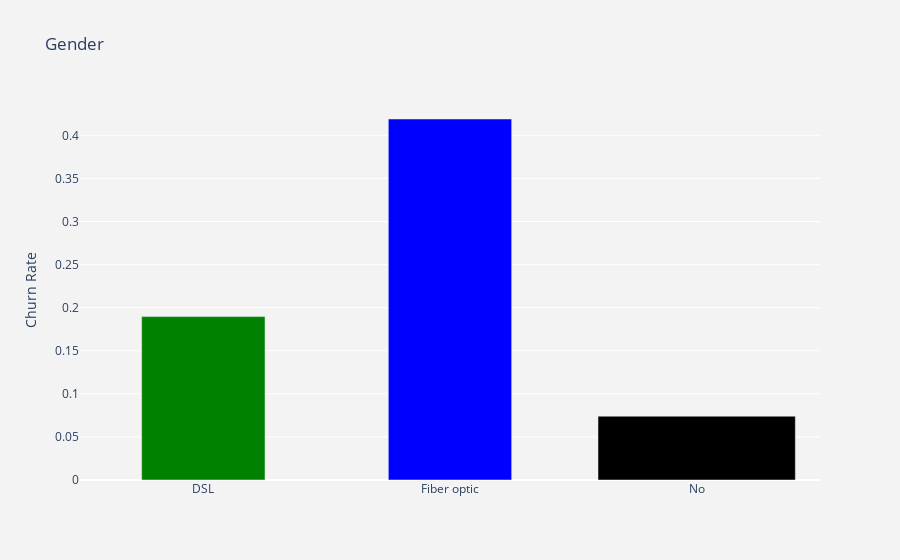

This figure's notebook cell:
### Markdown cell above
This chart reveals customers who have Fiber optic as Internet Service are more likely to churn. I normally expect Fiber optic customers to churn less due to they use a more premium service. But this can happen due to high prices, competition, customer service, and many other reasons.

### Code cell
df_plot = df_data.groupby('InternetService').Churn.mean().reset_index()
plot_data = [
    go.Bar(
        x=df_plot['InternetService'],
        y=df_plot['Churn'],
        width = [0.5, 0.5],
        marker=dict(
        color=['green', 'blue'])
    )
]
plot_layout = go.Layout(
        xaxis={"type": "category"},
        yaxis={"title": "Churn Rate"},
        title='Gender',
        plot_bgcolor  = 'rgb(243,243,243)',
        paper_bgcolor  = 'rgb(243,243,243)',
    )
fig = go.Figure(data=plot_data, layout=plot_layout)
pyoff.iplot(fig)

### Figure 1 — Plotly figure (JSON) as saved in the notebook; plotly's stock layout.template omitted (floating-point values rounded to 4 significant figures)
{"data": [{"marker": {"color": ["green", "blue"]}, "type": "bar", "width": [0.5, 0.5], "x": ["DSL", "Fiber optic", "No"], "y": [0.1896, 0.4189, 0.07405]}], "layout": {"autosize": true, "paper_bgcolor": "rgb(243,243,243)", "plot_bgcolor": "rgb(243,243,243)", "title": {"text": "Gender"}, "xaxis": {"autorange": true, "range": [-0.5, 2.5], "type": "category"}, "yaxis": {"autorange": true, "range": [0, 0.441], "title": {"text": "Churn Rate"}, "type": "linear"}}}
